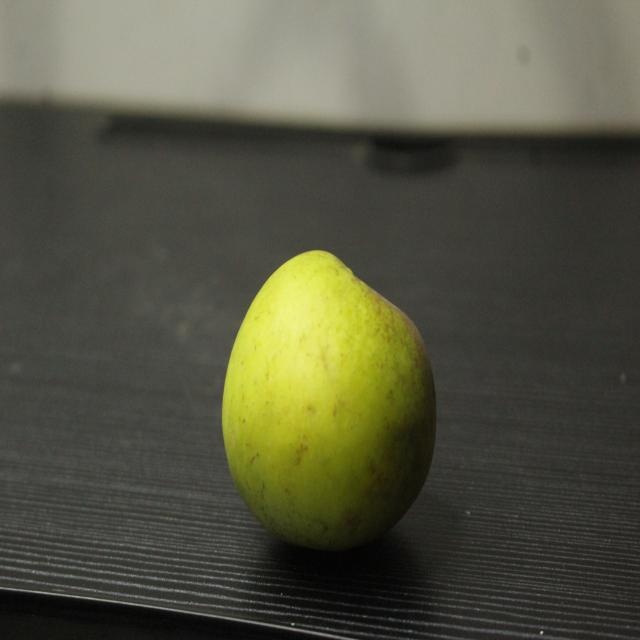
#> input picture UAS/dataset/apel_malang/IMG_8873_JPG.rf.cfdc1b9ce80cd1b5a1303afaf0e2a095.jpg, 640 x 640 px, given as the content of the folder /content/drive/MyDrive/ML/images/training, which was not available
$ jupyter execute --allow-errors P5_JS11.ipynb   (text cells are left out)
#> lines starting #> are read from the running program, lines starting #| are printed output that depends on the picture; pictures that were not available may be replaced by others from this repository, and a replacement may not be noted
[cell 1]
# Import Required Libraries
from pathlib import Path
import matplotlib.image as mpimg
import matplotlib.pyplot as plt
import cv2
import random
import numpy as np
import pandas as pd

[cell 2]
from google.colab import drive
drive.mount('/content/drive')

[cell 3]
# Image directories
train_dir = "/content/drive/MyDrive/ML/images/training/"
test_dir = "/content/drive/MyDrive/ML/images/test/"

[cell 4]
def load_dataset(img_dir):
    p = Path(img_dir)
    dirs = p.glob('*')

    img_list = []

    for dir in dirs:
        label = str(dir).split('/')[-1]
        for file in dir.glob('*.jpg'):
            img = mpimg.imread(file)

            if not img is None:
                img_list.append((img, label))

    return img_list

[cell 5]
# Load training data
train_img = load_dataset(train_dir)
#> in load_dataset, img is the input picture: shape (640, 640, 3); mean R, G, B 84.7, 84.9, 66.4
#> train_img = 1 item

[cell 6]
# Random size checking
pick_random = np.random.randint(0, len(train_img))
#> pick_random = 0

# Check img size
print(f'Image {pick_random}')
#| Image 0
print(train_img[pick_random][0].shape)
#| (640, 640, 3)

[cell 7]
# Function to Visualize
def random_img_viz(img_list):
    rand_num = np.random.randint(0, len(img_list))

    img = img_list[rand_num][0]
    label = img_list[rand_num][1]
    label_str = 'day' if label == 1 else 'night'

    plt.imshow(img)
    print(f'Shape\t: {img.shape}')
    print(f'Label\t: {label}')

[cell 8]
random_img_viz(train_img)
#> in random_img_viz, `label_str = 'day' if label == 1 else 'night'`: label_str = 'night'
#| Shape	: (640, 640, 3)
#| Label	: IMG_8873_JPG.rf.cfdc1b9ce80cd1b5a1303afaf0e2a095.jpg

[cell 9]
def standarized_input(image):
    # resize to w: 1100, h:600
    std_img = cv2.resize(image, (1100,600))

    return std_img

[cell 10]
def label_encoder(label):
    # Encode the label
    # day as 1; night as 0
    num_val = 0

    if(label == 'day'):
        num_val = 1

    return num_val

[cell 11]
def preprocess(img_list):
    std_img_list = []

    for item in img_list:
        image = item[0]
        label = item[1]

        # Standarized the image
        std_img = standarized_input(image)

        # Create the label
        img_label = label_encoder(label)

        std_img_list.append((std_img, img_label))

    return std_img_list

[cell 12]
train_std_img_list = preprocess(train_img)
#> the loop in preprocess, `for item in img_list:` made 1 pass
#> (num_val in label_encoder, img_label) on pass 1: (0, 0)
#> pass 1, in standarized_input, `std_img = cv2.resize(image, (1100,600))`:
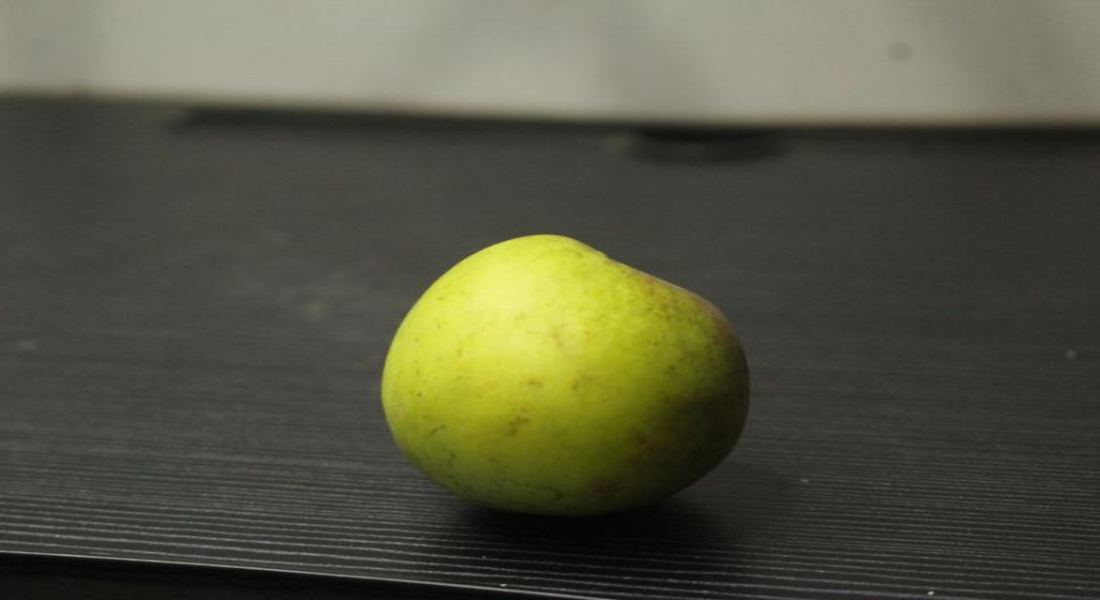
#> std_img: shape (600, 1100, 3); mean R, G, B 84.6, 84.8, 66.3
#> after the loop in preprocess, `for item in img_list:`: std_img_list = 1 item
#> train_std_img_list = 1 item

[cell 13]
# Random size checking
pick_random = np.random.randint(0, len(train_std_img_list))

# Check img size
print(f'Image {pick_random}')
#| Image 0
print(train_std_img_list[pick_random][0].shape)
#| (600, 1100, 3)
random_img_viz(train_std_img_list)
#| Shape	: (600, 1100, 3)
#| Label	: 0

[cell 14]
# Get feature based on average brightness using HSV colorspace
def avg_brightness(image):
    # Convert image to HSV
    img_hsv = cv2.cvtColor(image, cv2.COLOR_RGB2HSV)

    # Calculate the avg of brightness
    sum_brightness = np.sum(img_hsv[:,:,2]) # take the 3rb value which is the V channel
    area = image.shape[0] * image.shape[1]
    avg = sum_brightness / area

    return avg

[cell 15]
# Check on random image
rand_img = np.random.randint(0, len(train_std_img_list))
#> rand_img = 0

feature_img = train_std_img_list[rand_img][0]

avg_img = avg_brightness(feature_img)
#> in avg_brightness, `img_hsv = cv2.cvtColor(image, cv2.COLOR_RGB2HSV)`: img_hsv: shape (600, 1100, 3); mean H, S, V 30, 45.7, 85.4
#> in avg_brightness, `sum_brightness = np.sum(img_hsv[:,:,2])`: sum_brightness = 56364554
#> in avg_brightness, `avg = sum_brightness / area`: avg = 85.4
#> avg_img = 85.4

print(f'Image {rand_img}')
#| Image 0
print(f'Avg Brighness: {avg_img:.4f}')
#| Avg Brighness: 85.4008
plt.imshow(feature_img)

[cell 16]
def predict_label(img, threshold):
    # Computer average brightness
    avg = avg_brightness(img)
    pred = 0

    # Predict the label based on user defined threshold
    if avg > threshold:
        pred = 1

    return pred

[cell 17]
# Test the classifier on train data
rand_img = np.random.randint(0, len(train_std_img_list))

pred = predict_label(train_std_img_list[rand_img][0], threshold=120)
#> pred = 0

# Evaluate
print(f'Image {rand_img}')
#| Image 0
print(f'Actual label: {train_std_img_list[rand_img][1]}')
#| Actual label: 0
print(f'Predicted label: {pred}')
#| Predicted label: 0
plt.imshow(train_std_img_list[rand_img][0])

[cell 18]
def evaluate(img_list, threshold):
    miss_labels = []

    for file in img_list:
        # Get the ground truth / correct label
        img = file[0]
        label = file[1]

        # Get prediction
        pred_label = predict_label(img, threshold)

        # Compare ground truth and pred
        if pred_label != label:
            miss_labels.append((img, pred_label, label))

    total_img = len(img_list)
    corr_pred = total_img - len(miss_labels)
    accuracy = corr_pred / total_img

    print(f'Accuracy: {accuracy:.4f}')

[cell 19]
# Evaluate on train data
evaluate(train_std_img_list, threshold=120)
#> the loop in evaluate, `for file in img_list:` made 1 pass
#> (label, pred in predict_label, pred_label) on pass 1: (0, 0, 0)
#> after the loop in evaluate, `for file in img_list:`: miss_labels = []
#> in evaluate, `total_img = len(img_list)`: total_img = 1
#| Accuracy: 1.0000

[cell 20]
# Evaluate on test data

# Load test data
test_img = load_dataset(test_dir)
#> test_img = 1 item

# Preprocess
test_std_img_list = preprocess(test_img)
#> the loop in preprocess (call 2), `for item in img_list:` made 1 pass
#> test_std_img_list = 1 item

# Predict
evaluate(test_std_img_list, threshold=120)
#> the loop in evaluate (call 2), `for file in img_list:` made 1 pass
#| Accuracy: 1.0000

[cell 21]
# Create function to extract feature for every images and stored in tabular data
# Stored in Pandas dataframe
def extract_avg_bright_feature(img_list):
    avg_list = []
    labels = []

    for img in img_list:
        img_avg = avg_brightness(img[0]) # Get the avg brightness from image
        img_label = img[1] # Get the image label

        avg_list.append(img_avg)
        labels.append(img_label)

    # Stack data in columcular way
    data = np.column_stack((avg_list, labels))
    # Create a Pandas dataframe
    df = pd.DataFrame(data, columns=['AVG_BRIGHT', 'LABELS'])

    return df

[cell 22]
# Extract feature on train data
train_avg_img = extract_avg_bright_feature(train_std_img_list)
#> the loop in extract_avg_bright_feature, `for img in img_list:` made 1 pass
#> (sum_brightness in avg_brightness, area in avg_brightness, avg in avg_brightness, img_avg, img_label) on pass 1: (56364554, 660000, 85.4, 85.4, 0)
#> after the loop in extract_avg_bright_feature, `for img in img_list:`: avg_list = [85.4]; labels = [0]
#> in extract_avg_bright_feature, `data = np.column_stack((avg_list, labels))`: data = [[85.4, 0]]
#> in extract_avg_bright_feature, `df = pd.DataFrame(data, columns=['AVG_BRIGHT', 'LABELS'])`: df = table of 1 rows and 2 columns
#> train_avg_img = table of 1 rows and 2 columns
print(f'Shape: {train_avg_img.shape}')
#| Shape: (1, 2)
train_avg_img.head()
#> Out = table of 1 rows and 2 columns

[cell 23]
# Do the same thing on test data
test_avg_img = extract_avg_bright_feature(test_std_img_list)
#> the loop in extract_avg_bright_feature (call 2), `for img in img_list:` made 1 pass
#> test_avg_img = table of 1 rows and 2 columns
print(f'Shape: {test_avg_img.shape}')
#| Shape: (1, 2)
test_avg_img.head()
#> Out = table of 1 rows and 2 columns

[cell 24]
# import requied library
from sklearn.svm import SVC

# Split data and label
X_train = train_avg_img.iloc[:,0].values.reshape(-1,1)
#> X_train = [85.4]
y_train = train_avg_img.iloc[:,1]
X_test = test_avg_img.iloc[:,0].values.reshape(-1,1)
#> X_test = [85.4]
y_test = test_avg_img.iloc[:,1]

model = SVC()
#> (the rest of this cell did not finish here and is left out)


$ run again, on UAS/dataset/apel_malang/IMG_8874_JPG.rf.e94b30b4306b113d6e7a1e348c9d2ecf.jpg
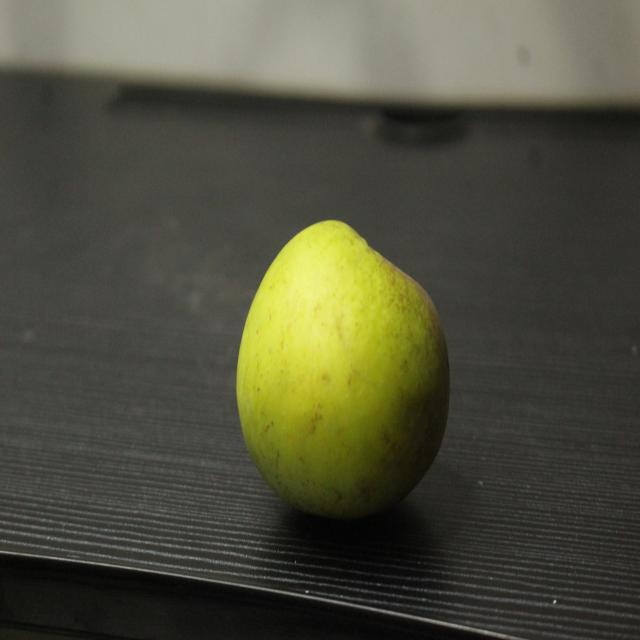
#> input picture UAS/dataset/apel_malang/IMG_8874_JPG.rf.e94b30b4306b113d6e7a1e348c9d2ecf.jpg, 640 x 640 px, given as the content of the folder /content/drive/MyDrive/ML/images/training, which was not available
#> in load_dataset, img is the input picture: shape (640, 640, 3); mean R, G, B 78.8, 79, 61
#> train_img = 1 item
#> pick_random = 0
#| Image 0
#| (640, 640, 3)
#> label_str = 'night'
#| Shape	: (640, 640, 3)
#| Label	: IMG_8874_JPG.rf.e94b30b4306b113d6e7a1e348c9d2ecf.jpg
#> the loop in preprocess, `for item in img_list:` made 1 pass
#> (num_val in label_encoder, img_label) on pass 1: (0, 0)
#> pass 1, in standarized_input, `std_img = cv2.resize(image, (1100,600))`:
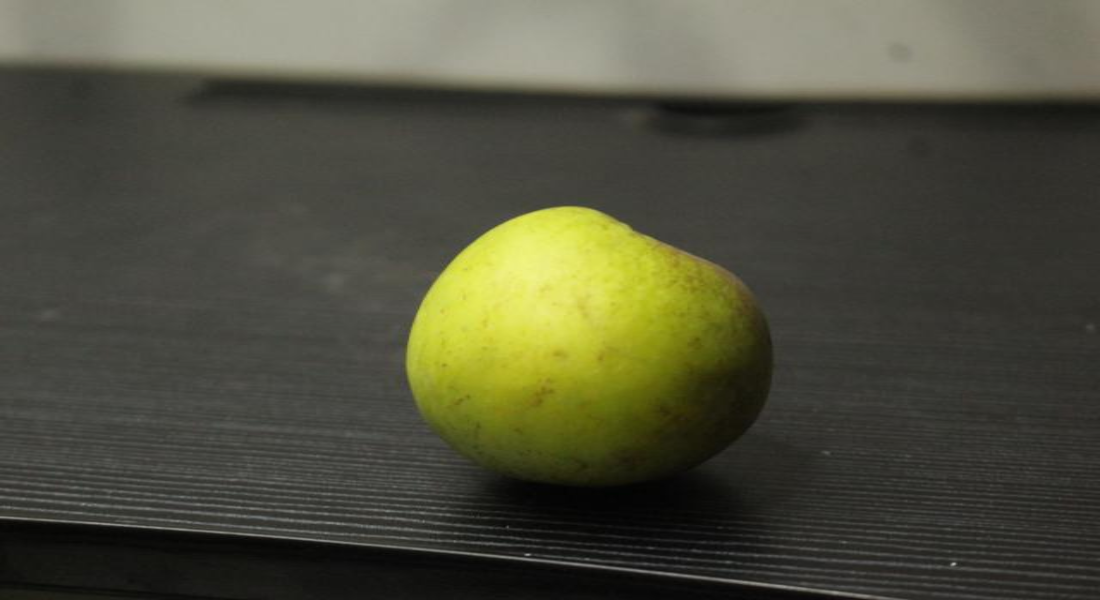
#> std_img: shape (600, 1100, 3); mean R, G, B 78.7, 78.9, 61
#> after the loop in preprocess, `for item in img_list:`: std_img_list = 1 item
#| Image 0
#| (600, 1100, 3)
#| Shape	: (600, 1100, 3)
#| Label	: 0
#> rand_img = 0
#> img_hsv: shape (600, 1100, 3); mean H, S, V 29.6, 46.1, 79.5
#> sum_brightness = 52467088
#> in avg_brightness, `avg = sum_brightness / area`: avg = 79.5
#| Image 0
#| Avg Brighness: 79.4956
#> `pred = predict_label(train_std_img_list[rand_img][0], threshold=120)`: pred = 0
#| Image 0
#| Actual label: 0
#| Predicted label: 0
#> the loop in evaluate, `for file in img_list:` made 1 pass
#> (label, pred in predict_label, pred_label) on pass 1: (0, 0, 0)
#> after the loop in evaluate, `for file in img_list:`: miss_labels = []
#> total_img = 1
#| Accuracy: 1.0000
#> test_img = 1 item
#> the loop in preprocess (call 2), `for item in img_list:` made 1 pass
#> the loop in evaluate (call 2), `for file in img_list:` made 1 pass
#| Accuracy: 1.0000
#> the loop in extract_avg_bright_feature, `for img in img_list:` made 1 pass
#> (sum_brightness in avg_brightness, area in avg_brightness, avg in avg_brightness, img_avg, img_label) on pass 1: (52467088, 660000, 79.5, 79.5, 0)
#> after the loop in extract_avg_bright_feature, `for img in img_list:`: avg_list = [79.5]; labels = [0]
#> data = [[79.5, 0]]
#> df = table of 1 rows and 2 columns
#| Shape: (1, 2)
#> the loop in extract_avg_bright_feature (call 2), `for img in img_list:` made 1 pass
#| Shape: (1, 2)
#> X_train = [79.5]

$ run again, on UAS/dataset/apel_malang/IMG_9012_JPG.rf.27819b0c7c4b7ade668d61ffe1eb98a3.jpg
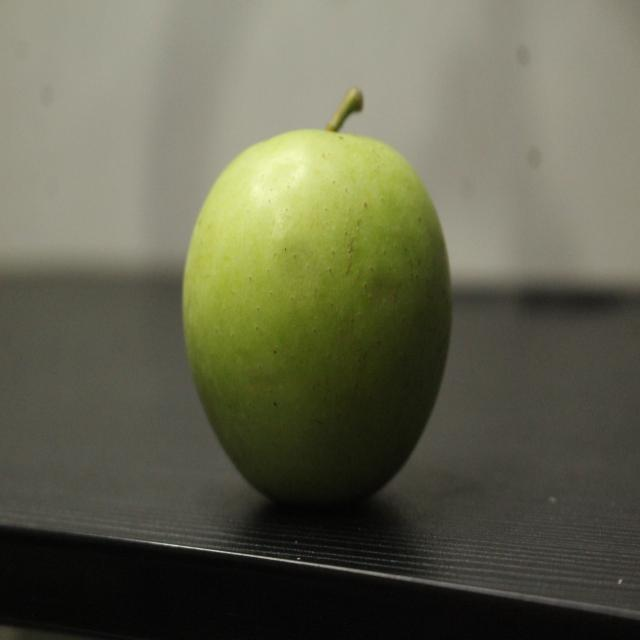
#> input picture UAS/dataset/apel_malang/IMG_9012_JPG.rf.27819b0c7c4b7ade668d61ffe1eb98a3.jpg, 640 x 640 px, given as the content of the folder /content/drive/MyDrive/ML/images/training, which was not available
#> in load_dataset, img is the input picture: shape (640, 640, 3); mean R, G, B 98.9, 99.5, 78.8
#> train_img = 1 item
#> pick_random = 0
#| Image 0
#| (640, 640, 3)
#> label_str = 'night'
#| Shape	: (640, 640, 3)
#| Label	: IMG_9012_JPG.rf.27819b0c7c4b7ade668d61ffe1eb98a3.jpg
#> the loop in preprocess, `for item in img_list:` made 1 pass
#> (num_val in label_encoder, img_label) on pass 1: (0, 0)
#> pass 1, in standarized_input, `std_img = cv2.resize(image, (1100,600))`:
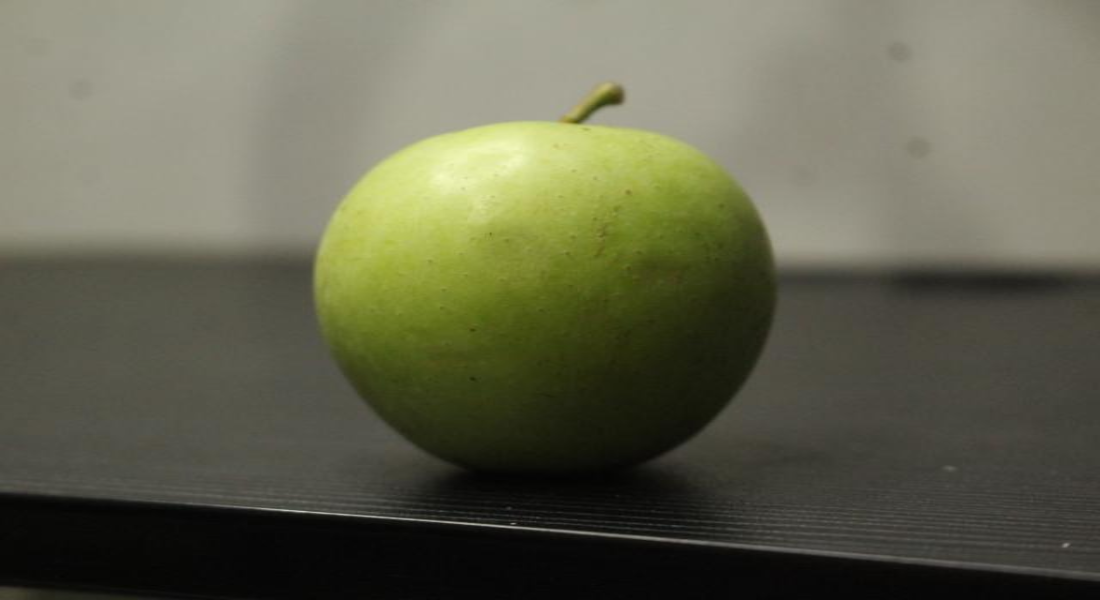
#> std_img: shape (600, 1100, 3); mean R, G, B 98.8, 99.4, 78.8
#> after the loop in preprocess, `for item in img_list:`: std_img_list = 1 item
#| Image 0
#| (600, 1100, 3)
#| Shape	: (600, 1100, 3)
#| Label	: 0
#> rand_img = 0
#> img_hsv: shape (600, 1100, 3); mean H, S, V 27.1, 55.1, 100.4
#> sum_brightness = 66270901
#> in avg_brightness, `avg = sum_brightness / area`: avg = 100.4
#| Image 0
#| Avg Brighness: 100.4105
#> `pred = predict_label(train_std_img_list[rand_img][0], threshold=120)`: pred = 0
#| Image 0
#| Actual label: 0
#| Predicted label: 0
#> the loop in evaluate, `for file in img_list:` made 1 pass
#> (label, pred in predict_label, pred_label) on pass 1: (0, 0, 0)
#> after the loop in evaluate, `for file in img_list:`: miss_labels = []
#> total_img = 1
#| Accuracy: 1.0000
#> test_img = 1 item
#> the loop in preprocess (call 2), `for item in img_list:` made 1 pass
#> the loop in evaluate (call 2), `for file in img_list:` made 1 pass
#| Accuracy: 1.0000
#> the loop in extract_avg_bright_feature, `for img in img_list:` made 1 pass
#> (sum_brightness in avg_brightness, area in avg_brightness, avg in avg_brightness, img_avg, img_label) on pass 1: (66270901, 660000, 100.4, 100.4, 0)
#> after the loop in extract_avg_bright_feature, `for img in img_list:`: avg_list = [100.4]; labels = [0]
#> data = [[100.4, 0]]
#> df = table of 1 rows and 2 columns
#| Shape: (1, 2)
#> the loop in extract_avg_bright_feature (call 2), `for img in img_list:` made 1 pass
#| Shape: (1, 2)
#> X_train = [100.4]
